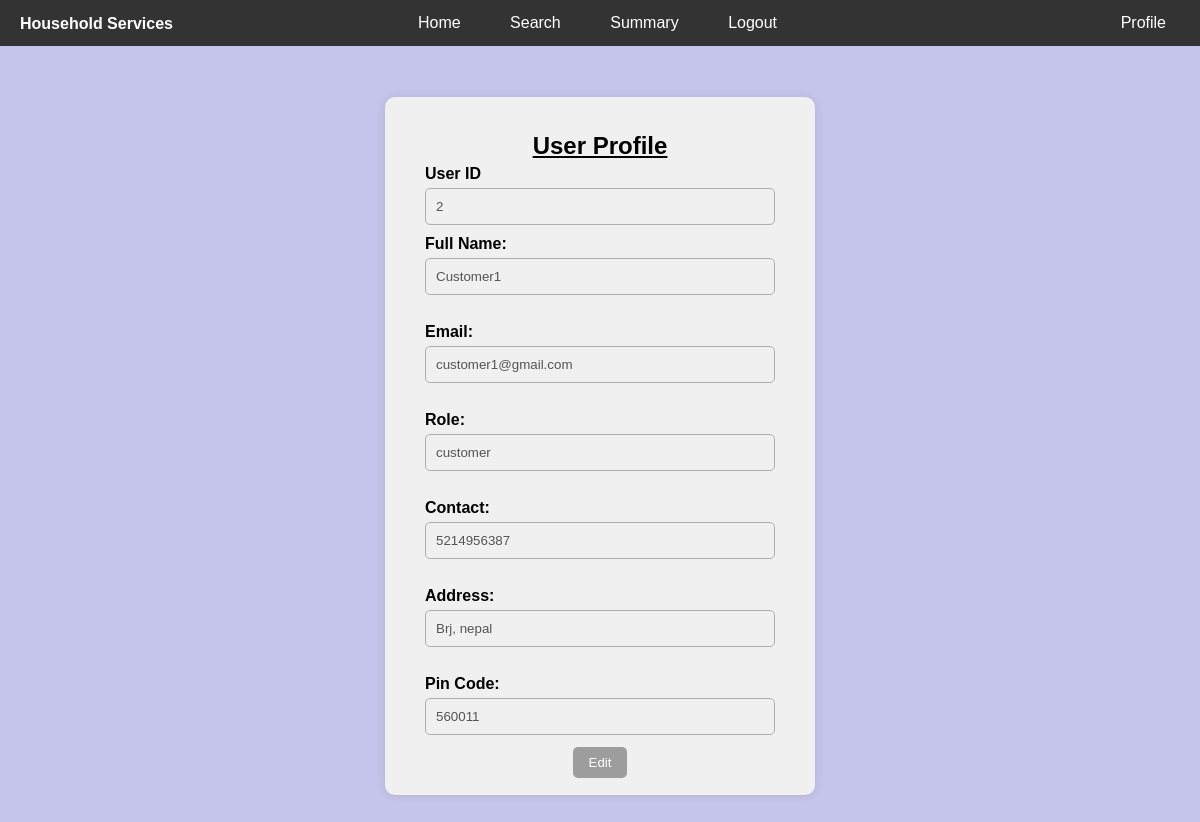
The page /customer_profile (signed in) on the database its author committed.
### backend/models.py (models this page shows)
class Customer(db.Model):
    id = db.Column(db.Integer, primary_key=True)
    user_id = db.Column(db.Integer, db.ForeignKey('user.id'), nullable=False)
    full_name = db.Column(db.String(50), nullable=False)
    contact = db.Column(db.String(10), nullable=False)
    address = db.Column(db.String(100), nullable=False)
    pin_code = db.Column(db.Integer, nullable=False)
    user = db.relationship('User',cascade='all,delete', backref=db.backref('customer',uselist=False), uselist=False)
    requests = db.relationship('ServiceRequest',backref=db.backref('customer',uselist=False),cascade='all,delete')

class User(db.Model):
    id = db.Column(db.Integer, primary_key=True)
    email = db.Column(db.String(120), unique=True, nullable=False)
    password = db.Column(db.String(100), nullable=False)
    role = db.Column(db.String(10), nullable=False)  #  'admin' or 'customer' or 'professional'
    user_status = db.Column(db.String(10), nullable=False)  # active, inactive, blocked

### backend/controllers.py (the view)
@app.route("/customer_profile",methods=["GET"])
def customer_profile():
    try:
        if check_customer() == False:
            return redirect(url_for('home', msg="You are not logged in as a customer!"))
        user = User.query.get(session['user_id'])
        if user.user_status == "blocked":
            return render_template('login.html',msg = "Your account has been blocked!")
        if request.method == "GET":
            customer=user.customer
            return render_template("customer_profile.html",customer=customer)
    except:
        return redirect(url_for("home",msg="Your account has been deleted!"))

### backend/controllers.py (called while the page is built)
def check_customer():
    if 'user_id' in session and session['role'] == 'customer':
        return True
    return False

### templates/customer_profile.html
{% extends "customer_layout.html" %}
{% block content %}
    <div class="user-profile">
        <div class="user-profile-container">
            <h2>User Profile</h2>
                <form>
                    <label>User ID</label>
                    <input type="text" value="{{ customer.user_id }}" disabled>
                    <label>Full Name:</label>
                    <input type="text" value="{{ customer.full_name }}" disabled>
                    <br>
                    <label>Email:</label>
                    <input type="email" value="{{ customer.user.email }}" disabled>
                    <br>
                    <label>Role:</label>
                    <input type="text" value="{{ customer.user.role }}" disabled>
                    <br>
                    <label>Contact:</label>
                    <input type="text" value="{{ customer.contact }}" disabled>
                    <br>
                    <label>Address:</label>
                    <input type="text" value="{{ customer.address }}" disabled>
                    <br>
                    <label>Pin Code:</label>
                    <input type="text" value="{{ customer.pin_code }}" disabled>
                </form>
                <button onclick="window.location.href='/customer_profile_edit'" class="edit-button">Edit</button>
        </div>
    </div>
{% endblock %}

### static/styles/main.css (style rules this page uses)
body { font-family: Arial, sans-serif; background-color: #c5c5eb; margin: 0; display: flex; flex-direction: column; }
form { display: flex; flex-direction: column; width: 350px; }
label { margin-bottom: 5px; font-weight: bold; }
input, select { padding: 10px; margin-bottom: 10px; border: 1px solid #b0afaf; border-radius: 5px; }
h2 { text-decoration: underline; }
h2, h3 { margin-bottom: 5px; }
.edit-button { background-color: #9e9d9d; padding: 8px 16px; color: white; border: none; border-radius: 5px; cursor: pointer; margin: 2px auto 2px auto; }
.add-service, .edit-service, .add-package, .edit-package, .user-profile, .edit-profile { background-color: #c5c5eb; display: flex; flex-direction: column; align-items: center; justify-content: center; height: 100vh; }
.add-service-container, .edit-service-container, .add-package-container, .edit-package-container, .user-profile-container, .edit-profile-container { background-color: #f0f0f0; padding: 15px; border-radius: 10px; box-shadow: 0 0 10px rgba(0, 0, 0, 0.1); display: flex; flex-direction: column; align-items: center; width: 400px; }

### rows shown on the page
Customer: user_id "2", full_name "Customer1", contact "5214956387", address "Brj, nepal", pin_code "560011"
User: user.email "customer1@gmail.com", user.role "customer"
